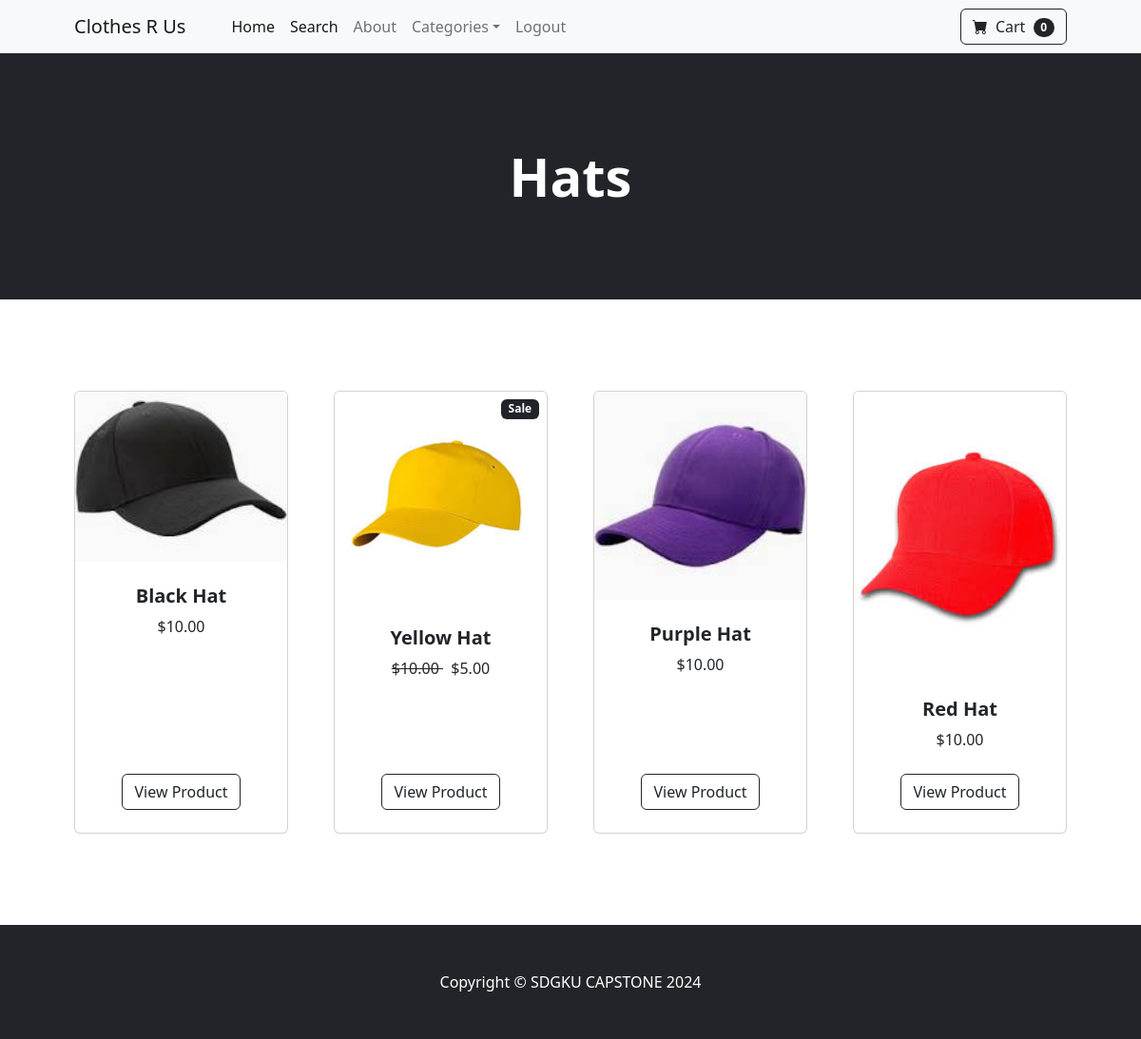
/category/Hats (signed in), run on the app's committed database.
### pages/models.py (models this page shows, shortened)
class Category(models.Model):
    name = models.CharField(max_length=50)
    def __str__(self):
        return self.name
    class Meta:
        verbose_name_plural = 'categories'

class Product(models.Model):
    name = models.CharField(max_length=100)
    price = models.DecimalField(default=0, decimal_places=2, max_digits=6)
    category = models.ForeignKey(Category, on_delete=models.CASCADE, default=1)
    description = models.CharField(max_length=250, default='', blank=True, null=True)
    image = models.ImageField(upload_to="uploads/product/")
    is_sale = models.BooleanField(default=False)
    sale_price = models.DecimalField(default=0, decimal_places=2, max_digits=6)

### pages/views.py (the view)
# urls.py: path('category/<str:foo>', views.category, name='category'),
def category(request, foo):
    try:
        category = Category.objects.get(name=foo)
        products = Product.objects.filter(category=category)
        return render(request, 'category.html', {'products':products, 'category':category})
    except:
        messages.success(request, ("That Category Doesn't Exist..."))
        return redirect('products')

### cart/cart.py (called while the page is built)
    def __len__(self):
        return len(self.cart)

### cart/context_processors.py (called while the page is built)
def cart(request):
    return{'cart': Cart(request)}

### pages/templates/category.html (shortened to what this page needs)
{% extends 'base.html' %}
{% block content %}
<header class="bg-dark py-5">
    <div class="container px-4 px-lg-5 my-5">
        <div class="text-center text-white">
            <h1 class="display-4 fw-bolder">{{ category }}</h1>
        </div>
    </div>
</header>
<section class="py-5">
    <div class="container px-4 px-lg-5 mt-5">
        <div class="row gx-4 gx-lg-5 row-cols-2 row-cols-md-3 row-cols-xl-4 justify-content-center">
            {% for product in products %}
                {% if product.is_sale %}
                <div class="col mb-5">
                    <div class="card h-100">
                        <div class="badge bg-dark text-white position-absolute" style="top: 0.5rem; right: 0.5rem">Sale</div>
                        <img class="card-img-top" src="{{ product.image.url }}" alt="..." />
                        <div class="card-body p-4">
                            <div class="text-center">
                                <h5 class="fw-bolder">{{ product.name }}</h5>
                                <strike>
                                ${{ product.price }}
                                </strike>
                                &nbsp;
                                ${{ product.sale_price }}
                            </div>
                        </div>
                        <div class="card-footer p-4 pt-0 border-top-0 bg-transparent">
                            <div class="text-center"><a class="btn btn-outline-dark mt-auto" href="{% url 'product' product.id %}">View Product</a></div>
                        </div>
                    </div>
                </div>
                {% else %}
            <div class="col mb-5">
                <div class="card h-100">
                    <img class="card-img-top" src="{{ product.image.url }}" alt="..." />
                    <div class="card-body p-4">
                        <div class="text-center">
                            <h5 class="fw-bolder">{{ product.name }}</h5>
                            ${{ product.price }}
                        </div>
                    </div>
                    <div class="card-footer p-4 pt-0 border-top-0 bg-transparent">
                        <div class="text-center"><a class="btn btn-outline-dark mt-auto" href="{% url 'product' product.id %}">View Product</a></div>
                    </div>
                </div>
            </div>
                {% endif %}
            {% endfor %}
        </div>
    </div>
</section>
{% endblock %}

### data on the page
Category: name "Hats"
Product: image (picture), name "Black Hat", price "10.00"
Product: image (picture), name "Yellow Hat", price "10.00", sale_price "5.00"
Product: image (picture), name "Purple Hat", price "10.00"
Product: image (picture), name "Red Hat", price "10.00"

### other printed values
{{ cart|length }} "0"
